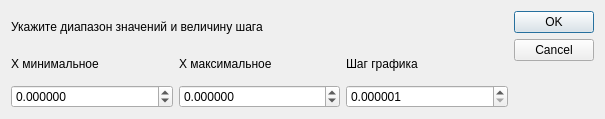
<?xml version="1.0" encoding="UTF-8"?>
<ui version="4.0">
 <class>range_x_window</class>
 <widget class="QDialog" name="range_x_window">
  <property name="geometry">
   <rect>
    <x>0</x>
    <y>0</y>
    <width>605</width>
    <height>119</height>
   </rect>
  </property>
  <property name="windowTitle">
   <string>Dialog</string>
  </property>
  <layout class="QHBoxLayout" name="horizontalLayout_4">
   <item>
    <layout class="QHBoxLayout" name="horizontalLayout_3">
     <item>
      <layout class="QVBoxLayout" name="verticalLayout_2">
       <item>
        <layout class="QVBoxLayout" name="verticalLayout">
         <item>
          <widget class="QLabel" name="label">
           <property name="text">
            <string>Укажите диапазон значений и величину шага</string>
           </property>
          </widget>
         </item>
         <item>
          <layout class="QHBoxLayout" name="horizontalLayout_2">
           <item>
            <widget class="QLabel" name="label_2">
             <property name="text">
              <string>X минимальное</string>
             </property>
            </widget>
           </item>
           <item>
            <widget class="QLabel" name="label_3">
             <property name="text">
              <string>X максимальное</string>
             </property>
            </widget>
           </item>
           <item>
            <widget class="QLabel" name="label_4">
             <property name="text">
              <string>Шаг графика</string>
             </property>
            </widget>
           </item>
          </layout>
         </item>
        </layout>
       </item>
       <item>
        <layout class="QHBoxLayout" name="horizontalLayout">
         <item>
          <widget class="QDoubleSpinBox" name="start_doubleSpinBox">
           <property name="decimals">
            <number>6</number>
           </property>
           <property name="minimum">
            <double>-1000000.000000000000000</double>
           </property>
           <property name="maximum">
            <double>1000000.000000000000000</double>
           </property>
           <property name="singleStep">
            <double>0.000001000000000</double>
           </property>
          </widget>
         </item>
         <item>
          <widget class="QDoubleSpinBox" name="end_doubleSpinBox">
           <property name="decimals">
            <number>6</number>
           </property>
           <property name="minimum">
            <double>-1000000.000000000000000</double>
           </property>
           <property name="maximum">
            <double>1000000.000000000000000</double>
           </property>
           <property name="singleStep">
            <double>0.000001000000000</double>
           </property>
          </widget>
         </item>
         <item>
          <widget class="QDoubleSpinBox" name="doubleSpinBox">
           <property name="decimals">
            <number>6</number>
           </property>
           <property name="minimum">
            <double>0.000001000000000</double>
           </property>
           <property name="maximum">
            <double>100.000000000000000</double>
           </property>
          </widget>
         </item>
        </layout>
       </item>
      </layout>
     </item>
     <item>
      <widget class="QDialogButtonBox" name="buttonBox">
       <property name="orientation">
        <enum>Qt::Vertical</enum>
       </property>
       <property name="standardButtons">
        <set>QDialogButtonBox::Cancel|QDialogButtonBox::Ok</set>
       </property>
      </widget>
     </item>
    </layout>
   </item>
  </layout>
 </widget>
 <resources/>
 <connections>
  <connection>
   <sender>buttonBox</sender>
   <signal>accepted()</signal>
   <receiver>range_x_window</receiver>
   <slot>accept()</slot>
   <hints>
    <hint type="sourcelabel">
     <x>248</x>
     <y>254</y>
    </hint>
    <hint type="destinationlabel">
     <x>157</x>
     <y>274</y>
    </hint>
   </hints>
  </connection>
  <connection>
   <sender>buttonBox</sender>
   <signal>rejected()</signal>
   <receiver>range_x_window</receiver>
   <slot>reject()</slot>
   <hints>
    <hint type="sourcelabel">
     <x>316</x>
     <y>260</y>
    </hint>
    <hint type="destinationlabel">
     <x>286</x>
     <y>274</y>
    </hint>
   </hints>
  </connection>
 </connections>
</ui>
